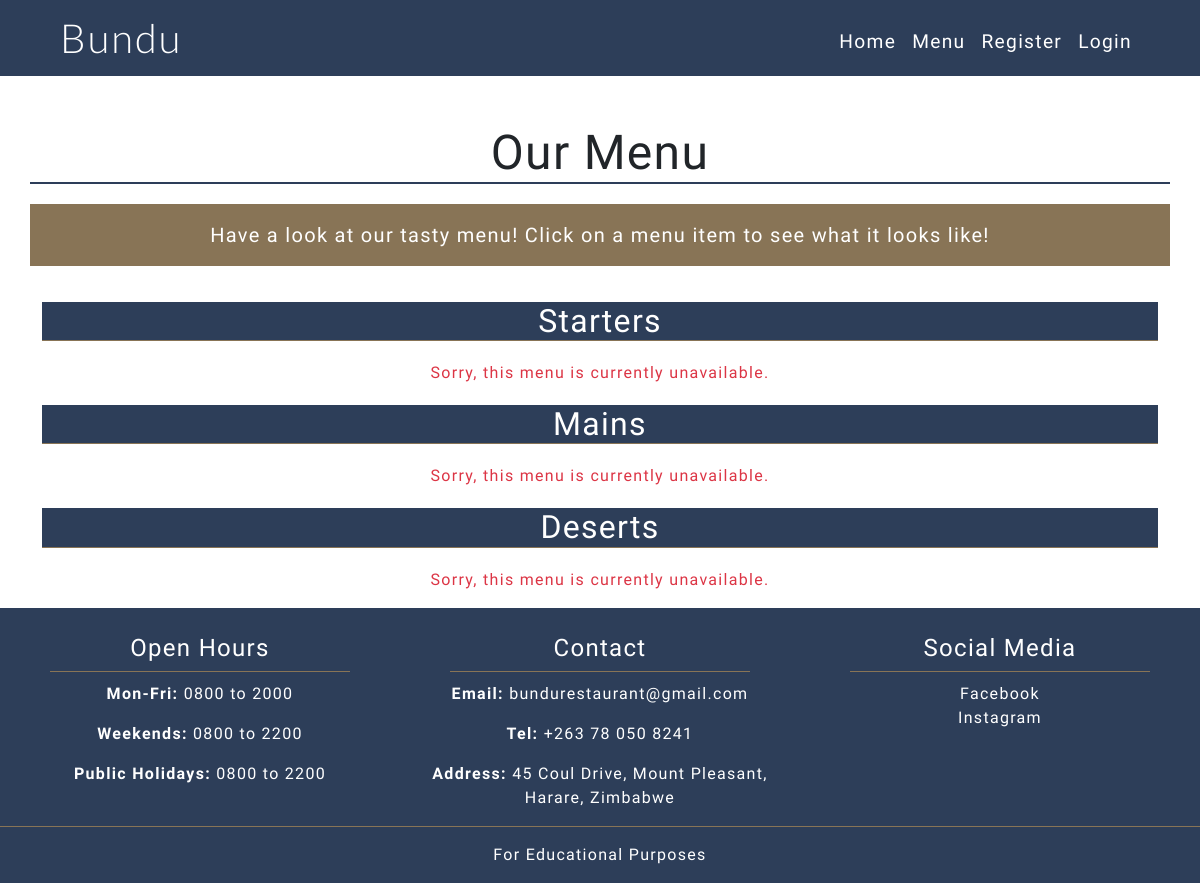
Before: /menu/ with the older database file.
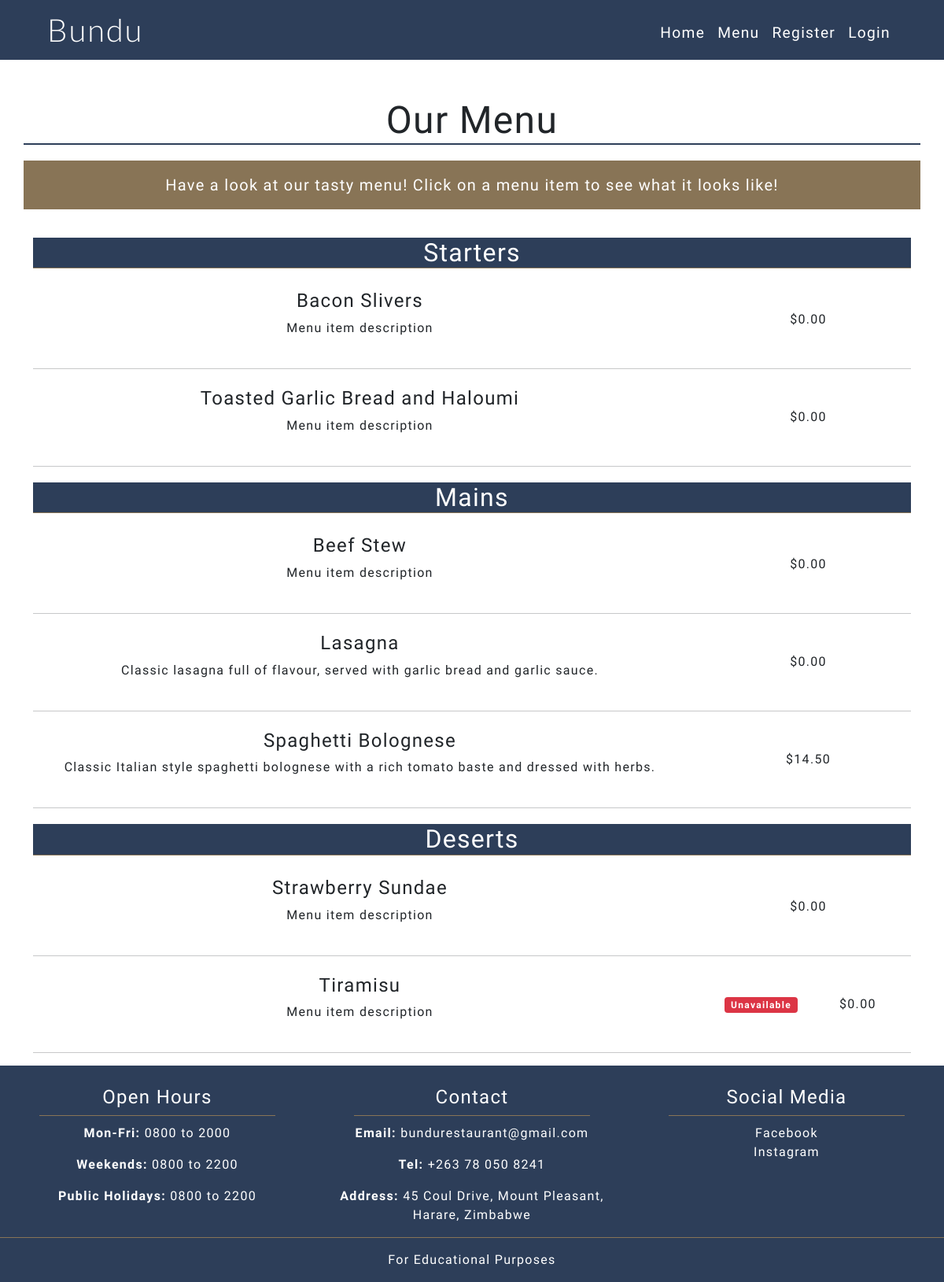
After: the same page with the newer database file.
### menu/models.py (models this page shows, shortened)
class MenuItem(models.Model):
    title = models.CharField(max_length=200, unique=True)
    featured_image = CloudinaryField(
        'image', default='default-menu-image_eeth2z.png'
        )
    description = models.TextField(default='Menu item description')
    available = models.BooleanField(default=True)
    price = models.DecimalField(
        null=True, max_digits=4, decimal_places=2, default='00.00'
        )
    category = models.CharField(
        choices=MENU_CATEGORIES, default='main', max_length=7
        )
    status = models.IntegerField(choices=STATUS, default=0)

### menu/views.py (the view)
# urls.py: path('menu/', views.menu_page, name='menu_page'),
def menu_page(request):
    starter_items = MenuItem.objects.filter(status=1, category='starter')
    main_items = MenuItem.objects.filter(status=1, category='main')
    desert_items = MenuItem.objects.filter(status=1, category='desert')
    context = {
        'starter_items': starter_items,
        'main_items': main_items,
        'desert_items': desert_items,
        }
    return render(request, 'menu.html', context)

### menu/templates/menu.html (shortened to what this page needs)
{% extends "base.html" %}
{% block content %}
<div class="container below-nav fill-screen pt-5">
  <div class="row">
    <h1 class="text-center main-heading">Our Menu</h1>
    <p class="text-center lead bg-brown text-white p-3">Have a look at our tasty menu! Click on a menu item to see what it looks like! </p>
  </div>
  <h2 class="text-center bg-blue text-white section-heading">Starters</h2>
  {% if starter_items %}
  {% for menu_item in starter_items %}
  <div class="row text-center">
      <div class=" col-9">
          <a class="btn fw-bold menu-modal-link" data-bs-toggle="modal" data-bs-target="#modal{{ menu_item.id }}">
              <h4>{{menu_item.title}}</h4>
              <p class="fw-light">{{menu_item.description}}</p>
          </a>
      </div>
      <div class="col-3 my-auto">
          <span >${{ menu_item.price }}</span>
      </div>
  </div>
  <hr>
  {% endfor %}
  {% else %}
  <p class="text-center text-danger">Sorry, this menu is currently unavailable.</p>
  {% endif %}
  <h2 class="text-center bg-blue text-white section-heading">Mains</h2>
  {% if main_items %}
  {% for menu_item in main_items %}
  <div class="row  text-center">
      <div class=" col-9">
          <a class="btn fw-bold menu-modal-link" data-bs-toggle="modal" data-bs-target="#modal{{ menu_item.id }}">
              <h4>{{menu_item.title}}</h4>
              <p class="fw-light">{{menu_item.description}}</p>
          </a>
      </div>
      <div class="col-3 my-auto">
          <span >${{ menu_item.price }}</span>
      </div>
  </div>
  <hr>
  {% endfor %}
  {% else %}
  <p class="text-center text-danger">Sorry, this menu is currently unavailable.</p>
  {% endif %}
  <h2 class="text-center bg-blue text-white section-heading">Deserts</h2>
  {% if desert_items %}
  {% for menu_item in desert_items %}
  <div class="row text-center">
      <div class=" col-9">
          <a class="btn fw-bold menu-modal-link" data-bs-toggle="modal" data-bs-target="#modal{{ menu_item.id }}">
              <h4>{{menu_item.title}}</h4>
              <p class="fw-light">{{menu_item.description}}</p>
          </a>
      </div>
      <div class="col-3 my-auto">
          {% if menu_item.available == False %}
          <span class="badge bg-danger me-lg-5">Unavailable</span>
          {% endif %}
          <span >${{ menu_item.price }}</span>
      </div>
  </div>
  <hr>
  {% endfor %}
  {% else %}
  <p class="text-center text-danger">Sorry, this menu is currently unavailable.</p>
  {% endif %}
</div>
{%endblock%}

### templates/base.html (shortened to what this page needs)
{% load static %}
<!DOCTYPE html>
<html lang="en">
<head>
    <link href="https://cdn.jsdelivr.net/npm/bootstrap@5.0.1/dist/css/bootstrap.min.css" rel="stylesheet"
>
    <link rel="stylesheet" href="{% static 'css/style.css' %}">
</head>
<body>
    <nav class="navbar navbar-expand-md navbar-dark fixed-top">
        <div class="container-fluid">
            <a id="nav-logo" class="ms-5" href="{% url 'home' %}">Bundu</a>
            <div class="collapse navbar-collapse" id="navbarText">
                <ul class="navbar-nav ms-auto me-5 mb-0">
                    <li class="nav-item">
                        <a class="nav-link pb-md-0" aria-current="page" href="{% url 'home' %}">Home</a>
                    </li>
                    <li class="nav-item">
                        <a class="nav-link pb-md-0" aria-current="page" href="{% url 'menu_page' %}">Menu</a>
                    </li>
                    {% if user.is_authenticated %}
                    {% if user.is_staff %}
                    <li class="nav-item">
                        <a class="nav-link" href="{% url 'staff_dashboard' %}">Dashboard</a>
                    </li>
                    {% else %}
                    <li class="nav-item">
                        <a class="nav-link pb-md-0" href="{% url 'reserve' %}">Book</a>
                    </li>
                    <li class="nav-item">
                        <a class="nav-link pb-md-0" href="{% url 'profile_page' %}">Profile</a>
                    </li>
                    {% endif %}
                    <li class="nav-item">
                        <a class="nav-link pb-md-0" href="{% url 'account_logout' %}">Logout</a>
                    </li>
                    {% else %}
                    <li class="nav-item">
                        <a class="nav-link pb-md-0" href="{% url 'account_signup' %}">Register</a>
                    </li>
                    <li class="nav-item">
                        <a class="nav-link pb-md-0" href="{% url 'account_login' %}">Login</a>
                    </li>
                    {% endif %}
                </ul>
            </div>
        </div>
    </nav>
    <main>
        {% block content %}{% endblock content %}
    </main>
    <footer class="py-3">
        <div class="row m-auto text-center text-white">
            <div class="col-md-4">
                <h4 class="pb-2">Open Hours</h4>
                <ul class="list-unstyled">
                    <li>
                        <p><span class="fw-bold">Mon-Fri:</span> 0800 to 2000</p>
                    </li>
                    <li>
                        <p><span class="fw-bold">Weekends:</span> 0800 to 2200</p>
                    </li>
                    <li>
                        <p><span class="fw-bold">Public Holidays: </span> 0800 to 2200</p>
                    </li>
                </ul>
            </div>
            <div class="col-md-4">
                <h4 class="pb-2">Contact</h4>
                <ul class="list-unstyled">
                    <li>
                        <p><span class="fw-bold">Email:</span> bundurestaurant@gmail.com</p>
                    </li>
                    <li>
                        <p><span class="fw-bold">Tel: </span> +263 78 050 8241</p>
                    </li>
                    <li>
                        <p><span class="fw-bold">Address: </span> 45 Coul Drive, Mount Pleasant, Harare, Zimbabwe</p>
                    </li>
                </ul>
            </div>
            <div class="col-md-4 ">
                <h4 class="pb-2">Social Media</h4>
                <ul class="list-unstyled">
                    <li>
                        <a class="text-decoration-none text-white" href="https://www.facebook.com" target="_blank" rel="noopener" aria-label="Visit our Facebook page (opens in a new tab)">
                            Facebook
                        </a>
                    </li>
                    <li>
                        <a class="text-decoration-none text-white" href="https://www.instagram.com" target="_blank" rel="noopener" aria-label="Visit our instagram page (opens in a new tab)">
                            Instagram
                        </a>
                    </li>
                </ul>
            </div>
        </div>
        <div class="text-center text-white pt-3">
            <p class="m-0">For Educational Purposes</p>
        </div>
    </footer>
</body>
</html>

### static/css/style.css (style rules this page uses)
body { font-family: "PT Sans", "sans-serif"; letter-spacing: 1.3px; }
h1 { font-size: 2rem;; }
.main-heading { font-size: 3rem; border-bottom: 2px solid #2D3E59; margin-bottom: 20px; }
.section-heading { border-bottom: 1px solid #887456; margin: 20px auto; }
.fill-screen { min-height: calc(100vh - 325px); }
.below-nav { margin-top: 76px; }
.bg-brown { background-color: #887456; }
.bg-blue { background-color: #2D3E59; }
#nav-logo { font-family: lato; font-weight: 300; font-size: 2.5rem; letter-spacing: 2px; text-decoration: none; color: white; }
.navbar { background-color: #2D3E59; }
.nav-link { font-size: 1.2rem; font-weight: 100; color: white !important; }
.badge { margin-left: -20px; }
footer { background-color: #2D3E59; }
footer h4 { border-bottom: 1px solid #887456; width: 80%; margin: 10px auto; }
footer .row { border-bottom: 1px solid #887456; }

Changed rows visible on the page:
added MenuItem: title "Bacon Slivers", description "Menu item description", price "0.00", shown under "Starters"
added MenuItem: title "Toasted Garlic Bread and Haloumi", description "Menu item description", price "0.00", shown under "Starters"
now on this page (row edited): MenuItem: title "Beef Stew", description "Menu item description", price "0.00", shown under "Mains"
now on this page (row edited): MenuItem: title "Lasagna", description "Classic lasagna full of flavour, served with garlic bread and garlic sauce.", price "0.00", shown under "Mains"
added MenuItem: title "Spaghetti Bolognese", description "Classic Italian style spaghetti bolognese with a rich tomato baste and dressed with herbs.", price "14.50", shown under "Mains"
added MenuItem: title "Strawberry Sundae", description "Menu item description", price "0.00", shown under "Deserts"
added MenuItem: title "Tiramisu", description "Menu item description", available "Unavailable", price "0.00", shown under "Deserts"
Other visible differences:
text no longer shown: "Sorry, this menu is currently unavailable. Sorry, this menu is currently unavailable. Sorry, this menu is currently unavailable."
